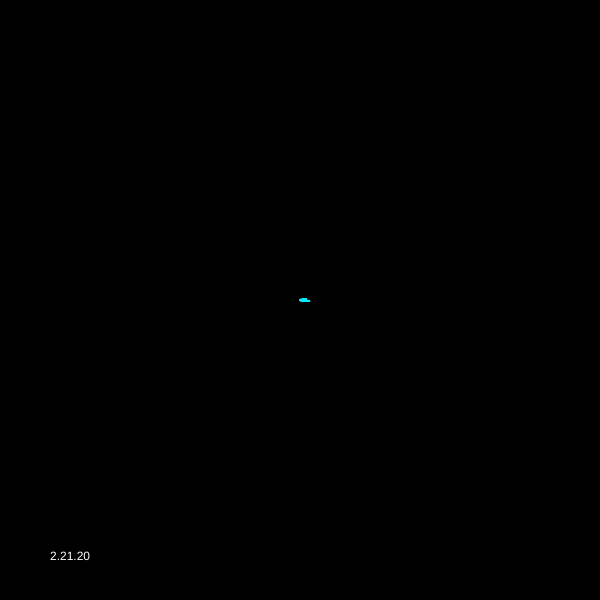
Frame 1 (no input)
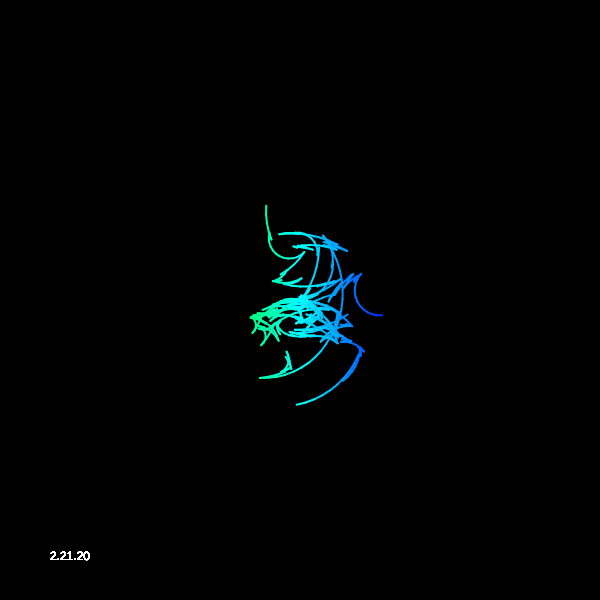
Frame 60 (no input)
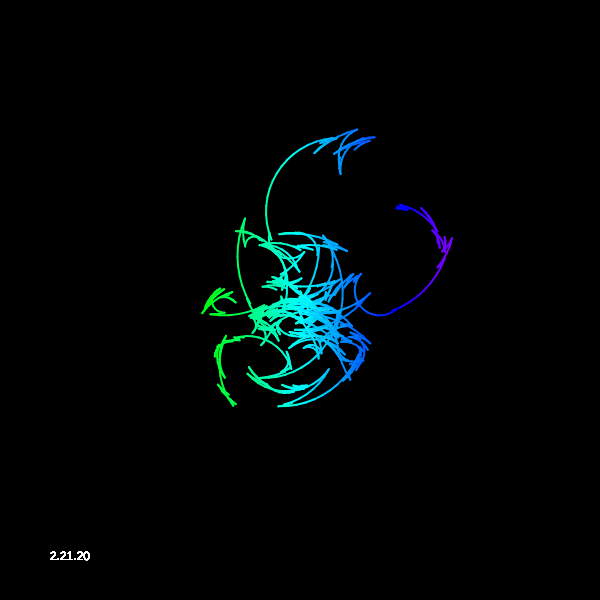
Frame 120 (the mouse pressed at the canvas centre since frame 60)

The p5.js sketch that drew these frames (run headless with seeded random() and noise() and a simulated clock; from frame 60 on, the mouse is pressed at the canvas centre):

// p5.js sketch
// ── sketch.js

var circles = []
var total = 10
var img;


function setup() {
  createCanvas(600, 600);
  background(0);
  
  for(var i = 0; i < total; i++){
    circles[i] = {};
    circles[i].prevPos = {x: width/2, y: height/2}
    circles[i].pos = {x: width/2, y: height/2}
    circles[i].dir = random() > 0.5 ? 1 : -1
    circles[i].radius = random(3, 10)
    circles[i].angle = 0
  }
  colorMode(HSB);
}

function draw() {
  for(var i = 0; i < total; i++){
    var circle = circles[i]
    circle.angle += 1/circle.radius*circle.dir

    circle.pos.x += cos(circle.angle) * circle.radius
    circle.pos.y += sin(circle.angle) * circle.radius
    if(random(100) > 70 || circle.pos.x < 0 || circle.pos.x > width || circle.pos.y < 0 || circle.pos.y > height){
      circle.dir *= -1
      circle.radius = random(3, 10)
      circle.angle += PI
    }
    strokeWeight(2);

    stroke(map(circle.pos.x, 0, width, 0, 360), 255, 255, 15);

    line(circle.prevPos.x, circle.prevPos.y, circle.pos.x, circle.pos.y)

    circle.prevPos.x = circle.pos.x
    circle.prevPos.y = circle.pos.y
  }
  fill(255);
  noStroke();
  text("2.21.20", 50, height - 40);
}
